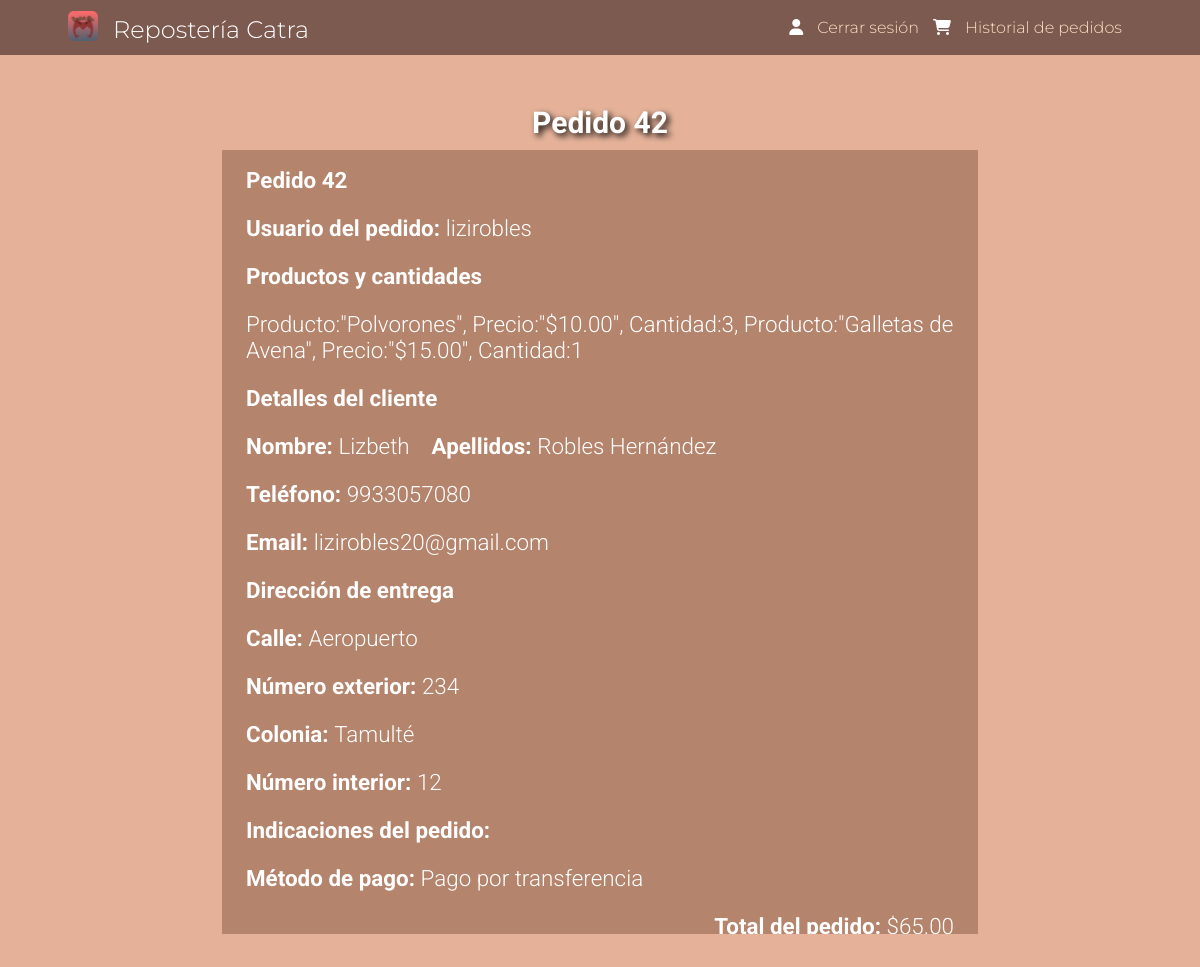
Screenshot of /visualizar.php?id=42 (signed in) with the database file from the repository.
### tables this page shows
CREATE TABLE `pedidos` (
  `id_pedido` int(11) NOT NULL,
  `id_usuario` int(11) NOT NULL,
  `id_detalles` int(11) NOT NULL,
  `producto` longtext NOT NULL,
  `total` int(11) NOT NULL
);

CREATE TABLE `usuarios` (
  `id_usuario` int(11) NOT NULL,
  `contra` varchar(20) NOT NULL,
  `nombre_user` varchar(20) NOT NULL,
  `tipo_user` varchar(20) NOT NULL,
  `email` varchar(30) NOT NULL
);

CREATE TABLE `detalles` (
  `id_detalles` int(11) NOT NULL,
  `id_usuario` int(11) NOT NULL,
  `nombre_cliente` varchar(100) NOT NULL,
  `apellidos_cliente` varchar(100) NOT NULL,
  `calle` varchar(100) NOT NULL,
  `numExt` int(11) NOT NULL,
  `colonia` varchar(100) NOT NULL,
  `numInt` text NOT NULL,
  `telefono` bigint(100) NOT NULL,
  `correo` varchar(100) NOT NULL,
  `indicaciones` varchar(300) NOT NULL,
  `metodoPago` varchar(100) NOT NULL
);

### visualizar.php (the view, shortened to what this page needs)
<?php
global $db;
$id = $_GET['id'];
$conexion = "SELECT * FROM `pedidos`, `detalles`, `usuarios` WHERE pedidos.id_pedido = $id AND pedidos.id_detalles = detalles.id_detalles AND pedidos.id_usuario = usuarios.id_usuario";
$result = mysqli_query($db, $conexion) or die(mysqli_error($db));
?>
<!DOCTYPE html>
<html>
  <head>
    <link rel="stylesheet" href="src/historial.css" />
  </head>
  <body>
    <main>
      <header class="barra">
          <nav class="nav_barra">
              <div class="container nav_container">
                   <a href="historial.php"><img src="img/logocatra.png" /><h1 class="titulo">Repostería Catra</h1></a>
                   <div class="links">
                       <i class="fas fa-user" style="color: white"></i>
                       <a href="index.php?logout='1'" class="link">Cerrar sesión</a>
                       <i class="fas fa-shopping-cart" style="color: white"></i>
                       <a href="historial.php" class="link">Historial de pedidos</a>
                   </div>
              </div>
        </nav>
        </header>
  <section class="productos">
    <div class="contenedor">
    <div id="content-search">
    <h2><strong>Pedido <?php echo $id ?></h2>
    <div class="content-table">
        <table id="tabla" class="txtg">
          <tbody>
              <?php
              while($row = mysqli_fetch_array($result,MYSQLI_ASSOC)){
              ?>
            <tr>
              <td><strong>Pedido <?php echo $row['id_pedido'] ?></strong></td>
            </tr>
            <tr>
              <td><strong>Usuario del pedido: </strong><?php echo $row['nombre_user'] ?></td>
            </tr>
            <tr>
              <td><strong>Productos y cantidades</strong></td>
            </tr>
            <tr>
              <td><?php echo $row['producto'] ?></td>
            </tr>
            <tr>
              <td><strong>Detalles del cliente</strong></td>
            </tr>
            <tr>
              <td><strong>Nombre: </strong><?php echo $row['nombre_cliente'] ?>&nbsp;&nbsp;&nbsp; <strong>Apellidos: </strong><?php echo $row['apellidos_cliente'] ?></td>
            </tr>
            <tr>
              <td><strong>Teléfono: </strong><?php echo $row['telefono'] ?> </td>
            </tr>
             <tr>
              <td><strong>Email: </strong><?php echo $row['correo'] ?> </td>
            </tr>
            <tr>
              <td><strong>Dirección de entrega</strong></td>
            </tr>
            <tr>
              <td><strong>Calle: </strong><?php echo $row['calle'] ?></td>
            </tr>
            <tr>
              <td><strong>Número exterior: </strong><?php echo $row['numExt'] ?></td>
            </tr>
            <tr>
              <td><strong>Colonia: </strong><?php echo $row['colonia'] ?></td>
            </tr>
            <tr>
              <td><strong>Número interior: </strong><?php echo $row['numInt'] ?></td>
            </tr>
            <tr>
              <td><strong>Indicaciones del pedido: </strong><?php echo $row['indicaciones'] ?></td>
            </tr>
            <tr>
              <td><strong>Método de pago: </strong> <?php echo $row['metodoPago'] ?></td>
            </tr>
            <tr style="text-align: right">
              <td><strong>Total del pedido: </strong>$<?php echo $row['total'] ?>.00</td>
            </tr>
            <?php
              }
              ?>
          </tbody>
        </table>
      </div>
      </div>
   </div>
</section>
          </main>
        </body>
</html>

### src/historial.css (style rules this page uses)
* { margin:0; padding:0; box-sizing: border-box; }
body { min-height: 100vh; background-color: #E5B299; }
.container { width: 90%; margin:0 auto; overflow: hidden; padding: 100px 0; height: auto; }
.contenedor { width: 90%; margin:0 auto; padding:50px 0px; }
.barra { width: 100%; height: 15%; background: #7D5A50; }
.nav_container { display: flex; align-items: center; justify-content: space-between; height: inherit; padding:8px; }
.link { font-family: 'Montserrat', sans-serif; display: inline-block; color: #FCDEC0; text-decoration: none; font-weight: 300; padding: 10px; }
.titulo { vertical-align: text-bottom; margin-left: 15px; font-family: 'Montserrat', sans-serif; display: inline-block; font-weight: 300; color: white; }
.container img { margin: 0; line-height: 0; height: 30px; }
.productos { height: auto; overflow-x: hidden; overflow: hidden; background: #E5B299; }
#content-search { height: 70vh; max-height: 80vh; margin-left: 15%; width: 70%; top: calc(5% + 40px); }
.content-table { font-family: 'Roboto', sans-serif; width: 100%; height: 100%; background: #B4846C; overflow-y: visible; overflow-x: hidden; padding: 5px 12px; }
.content-table table { width: 100%; }
h2 { font-family: 'Roboto', sans-serif; color: white; text-align: center; text-shadow: black 0.1em 0.1em 0.2em; font-size: 30px; margin-bottom: 10px; }
.txtg { color: white; font-size: 1.4em !important; }
.txtg tbody tr td { padding: 10px; font-weight: 300; }

### rows the page displays
pedidos: id_pedido "42", id_usuario.nombre_user "lizirobles", producto "Producto:\"Polvorones\", Precio:\"$10.00\", Cantidad:3, Producto:\"Galletas de Avena\", Precio:\"$15.00\", Cantidad:1", id_detalles.nombre_cliente "Lizbeth", id_detalles.apellidos_cliente "Robles Hernández", id_detalles.telefono "9933057080", id_detalles.correo "lizirobles20@gmail.com", id_detalles.calle "Aeropuerto", id_detalles.numExt "234", id_detalles.colonia "Tamulté", id_detalles.numInt "12", id_detalles.metodoPago "Pago por transferencia", total "65"

### other values shown
$id "42"
